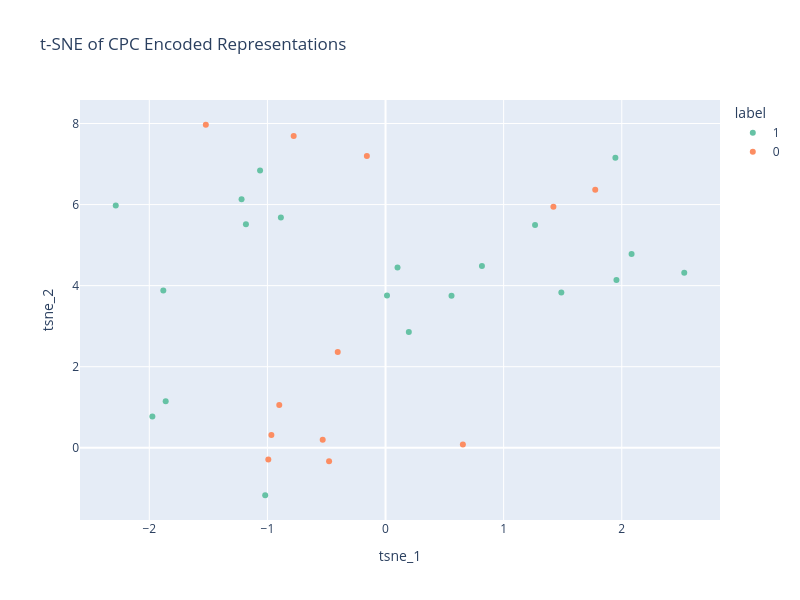

This figure's notebook cell:
### Code cell
px.scatter(
    df_encoded_tsne,
    x="tsne_1",
    y="tsne_2",
    color="label",
    title="t-SNE of CPC Encoded Representations",
    width=800,
    height=600,
    color_discrete_sequence=px.colors.qualitative.Set2,
)

### Figure 1 — Plotly figure (JSON) as saved in the notebook; plotly's stock layout.template omitted (floating-point values rounded to 4 significant figures)
{"data": [{"hovertemplate": "label=1<br>tsne_1=%{x}<br>tsne_2=%{y}<extra></extra>", "legendgroup": "1", "marker": {"color": "rgb(102,194,165)", "symbol": "circle"}, "mode": "markers", "name": "1", "orientation": "v", "showlegend": true, "type": "scatter", "x": [-1.881, -1.062, -1.219, 0.1973, 1.266, -0.8859, 1.488, 1.955, -1.974, 0.1015, 2.083, 0.5587, -2.284, 1.946, 0.8161, 2.529, -1.019, -1.861, -1.182, 0.01243], "xaxis": "x", "y": [3.878, 6.838, 6.132, 2.857, 5.494, 5.683, 3.831, 4.138, 0.7723, 4.45, 4.78, 3.75, 5.976, 7.155, 4.483, 4.32, -1.172, 1.147, 5.516, 3.758], "yaxis": "y"}, {"hovertemplate": "label=0<br>tsne_1=%{x}<br>tsne_2=%{y}<extra></extra>", "legendgroup": "0", "marker": {"color": "rgb(252,141,98)", "symbol": "circle"}, "mode": "markers", "name": "0", "orientation": "v", "showlegend": true, "type": "scatter", "x": [-0.5319, -0.7776, -0.8997, 1.421, 1.775, -0.9662, -0.9925, -0.1581, -0.4779, -0.4046, 0.6549, -1.521], "xaxis": "x", "y": [0.1955, 7.695, 1.057, 5.946, 6.368, 0.3131, -0.289, 7.201, -0.3344, 2.362, 0.08349, 7.97], "yaxis": "y"}], "layout": {"height": 600, "legend": {"title": {"text": "label"}, "tracegroupgap": 0}, "title": {"text": "t-SNE of CPC Encoded Representations"}, "width": 800, "xaxis": {"anchor": "y", "domain": [0, 1], "title": {"text": "tsne_1"}}, "yaxis": {"anchor": "x", "domain": [0, 1], "title": {"text": "tsne_2"}}}}
